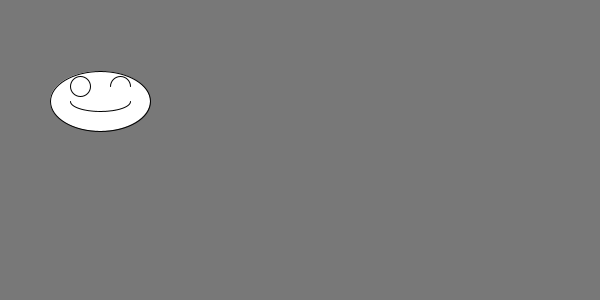
Frame 1 (no input)
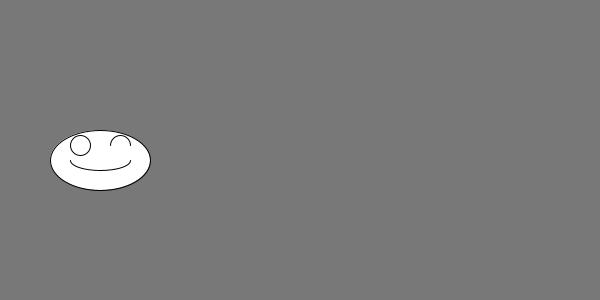
Frame 60 (the mouse pressed at the canvas centre just before this capture)
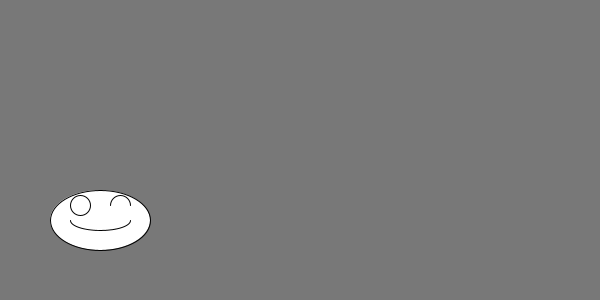
Frame 120 (the mouse held since frame 60 and released just before this capture)

The Processing sketch that drew these frames (run headless with seeded random() and noise(); from frame 60 on, the mouse is pressed at the canvas centre):

// Processing sketch: sb2_1draw
// ── sb2_1draw.pde
float ax,ay,ad;
void setup(){
  size(600,300);
  ax = 100;
  ay = 100;
  ad = 10;
}
void draw(){
  background(120);
  ay++;                                   
  Life(ax,ay,ad);
}
void Life(float x,float y, float d){
  ellipse(x,y,d*10,d*6);
  circle(x-d*2,y-d*1.5,d*2);
  arc(x+d*2,y-d*1.5,d*2,d*2,PI,2*PI);
  arc(x,y,d*6,d*2,0,PI);  
}
